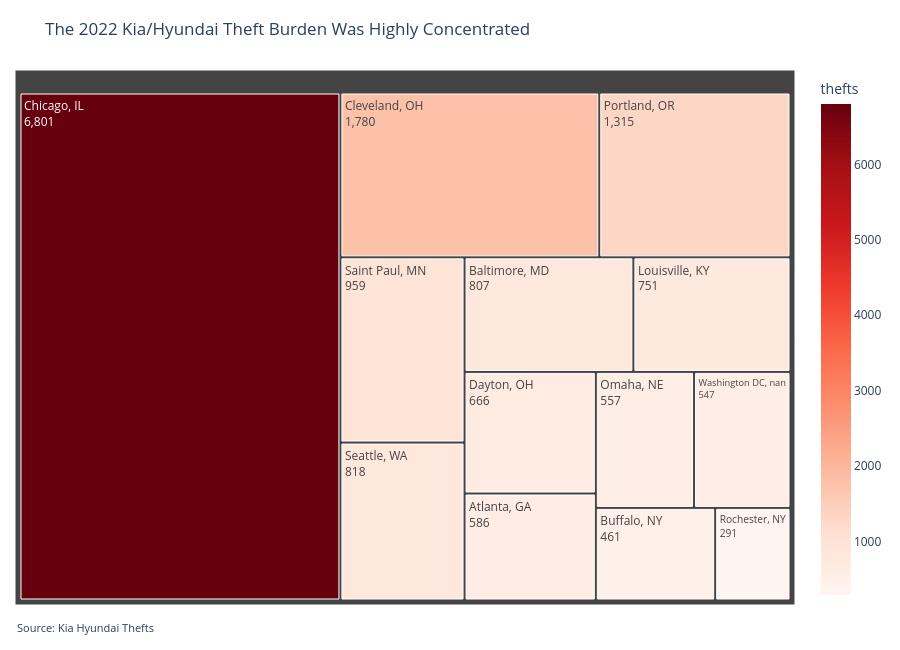

The cell this chart's notebook holds for it:
### Markdown cell above
## 5. Visual 3 — Treemap

For my third visualization, I choose a tree map to show the 2022 burden was concentrated in a small number of cities.

### Code cell
city_2022 = (
    city_thefts.loc[city_thefts["year"] == 2022]
    .groupby("city_state", as_index=False)["countKiaHyundaiThefts"]
    .sum()
    .rename(columns={"countKiaHyundaiThefts": "thefts"})
)
city_2022 = city_2022.loc[city_2022["thefts"] > 0].sort_values("thefts", ascending=False)

fig = px.treemap(
    city_2022,
    path=["city_state"],
    values="thefts",
    color="thefts",
    color_continuous_scale="Reds",
    title="The 2022 Kia/Hyundai Theft Burden Was Highly Concentrated",
)
fig.update_traces(texttemplate="%{label}<br>%{value:,.0f}")
fig.update_layout(
    height=650,
    margin=dict(t=70, l=15, r=15, b=45),
    annotations=[dict(
        text="Source: Kia Hyundai Thefts",
        x=0, y=-0.06, xref="paper", yref="paper", showarrow=False, font=dict(size=11)
    )],
)
fig.show()

### Figure 1 — Plotly figure (JSON) as saved in the notebook; plotly's stock layout.template omitted (floating-point values rounded to 4 significant figures)
{"data": [{"branchvalues": "total", "customdata": [[6801.0], [1780.0], [1315.0], [959.0], [818.0], [807.0], [751.0], [666.0], [586.0], [557.0], [547.0], [461.0], [291.0]], "domain": {"x": [0, 1], "y": [0, 1]}, "hovertemplate": "labels=%{label}<br>thefts_sum=%{value}<br>parent=%{parent}<br>id=%{id}<br>thefts=%{color}<extra></extra>", "ids": ["Chicago, IL", "Cleveland, OH", "Portland, OR", "Saint Paul, MN", "Seattle, WA", "Baltimore, MD", "Louisville, KY", "Dayton, OH", "Atlanta, GA", "Omaha, NE", "Washington DC, nan", "Buffalo, NY", "Rochester, NY"], "labels": ["Chicago, IL", "Cleveland, OH", "Portland, OR", "Saint Paul, MN", "Seattle, WA", "Baltimore, MD", "Louisville, KY", "Dayton, OH", "Atlanta, GA", "Omaha, NE", "Washington DC, nan", "Buffalo, NY", "Rochester, NY"], "marker": {"coloraxis": "coloraxis", "colors": [6801.0, 1780.0, 1315.0, 959.0, 818.0, 807.0, 751.0, 666.0, 586.0, 557.0, 547.0, 461.0, 291.0]}, "name": "", "parents": ["", "", "", "", "", "", "", "", "", "", "", "", ""], "texttemplate": "%{label}<br>%{value:,.0f}", "type": "treemap", "values": [6801.0, 1780.0, 1315.0, 959.0, 818.0, 807.0, 751.0, 666.0, 586.0, 557.0, 547.0, 461.0, 291.0]}], "layout": {"annotations": [{"font": {"size": 11}, "showarrow": false, "text": "Source: Kia Hyundai Thefts", "x": 0, "xref": "paper", "y": -0.06, "yref": "paper"}], "coloraxis": {"colorbar": {"title": {"text": "thefts"}}, "colorscale": [[0, "rgb(255,245,240)"], [0.125, "rgb(254,224,210)"], [0.25, "rgb(252,187,161)"], [0.375, "rgb(252,146,114)"], [0.5, "rgb(251,106,74)"], [0.625, "rgb(239,59,44)"], [0.75, "rgb(203,24,29)"], [0.875, "rgb(165,15,21)"], [1, "rgb(103,0,13)"]]}, "height": 650, "legend": {"tracegroupgap": 0}, "margin": {"b": 45, "l": 15, "r": 15, "t": 70}, "title": {"text": "The 2022 Kia/Hyundai Theft Burden Was Highly Concentrated"}}}
